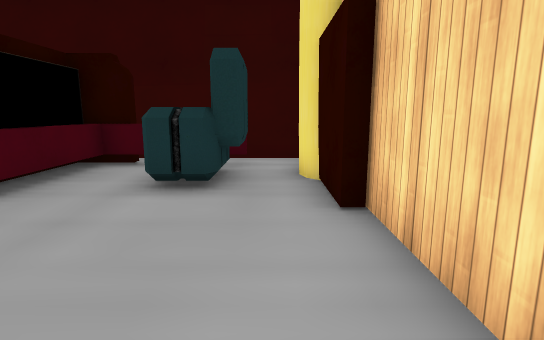
[1] (above)

12 first-person views from a walk through a 3-D level made in the Unity game engine. The camera is 1.3 m above the floor, tilts 10° down and sees 80° across. The floor is counted in squares, 1 m on a side. Each view is taken from the middle of a square. On the plan, view 1 faces up. The plan holds only what a view shows up to about 14 squares ahead; the rest is blank. The place goes on beyond the plan. The player is left out. Some surface patterns are stand-ins.

[2]
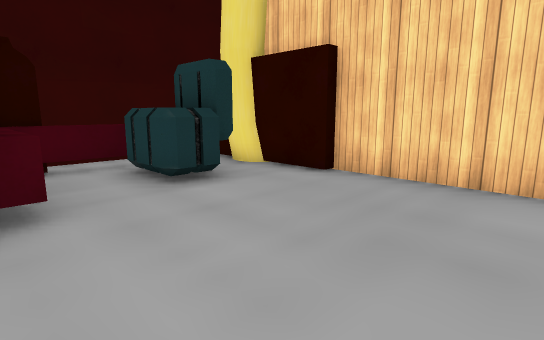

[3]
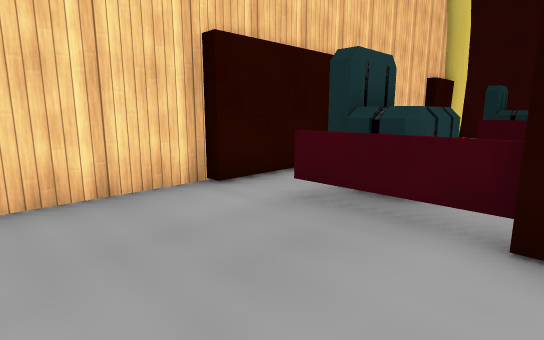

[4]
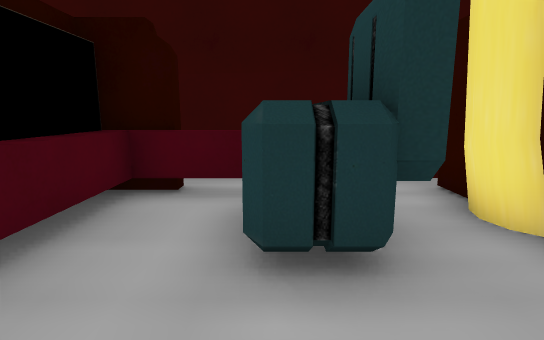

[5]
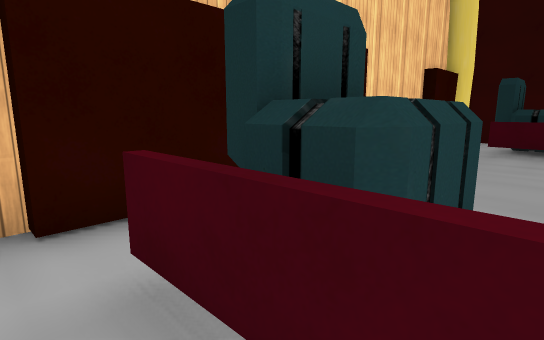

[6]
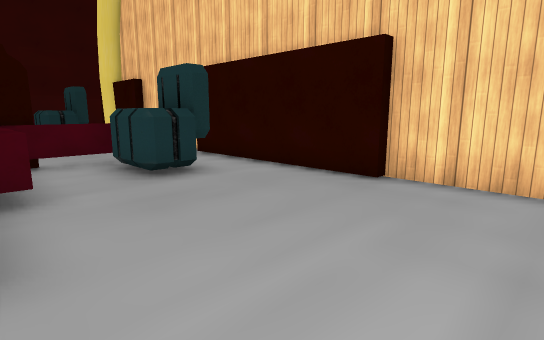

[7]
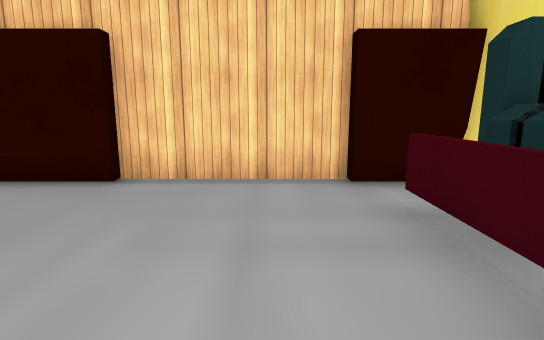

[8]
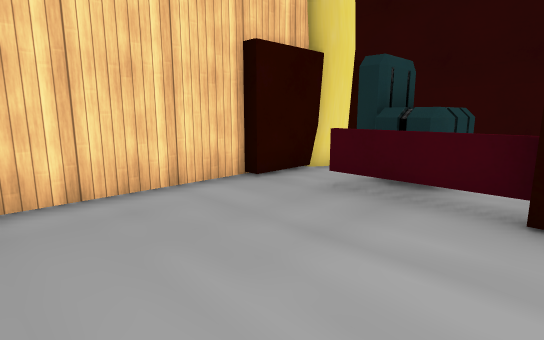

[9]
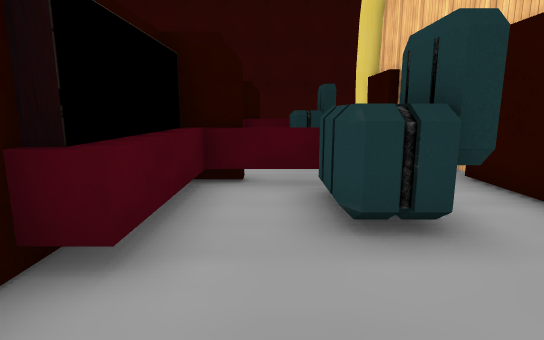

[10]
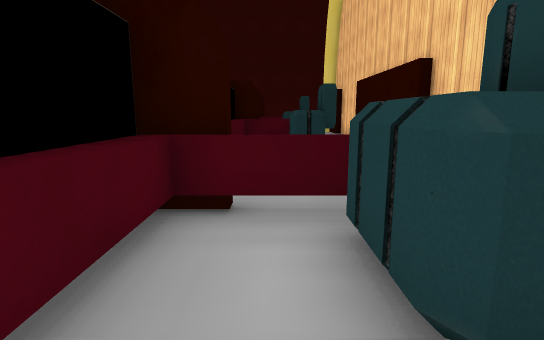

[11]
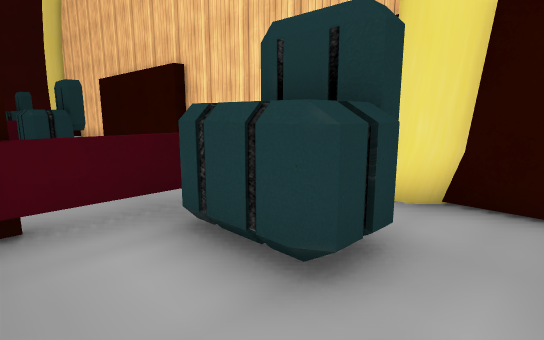

[12]
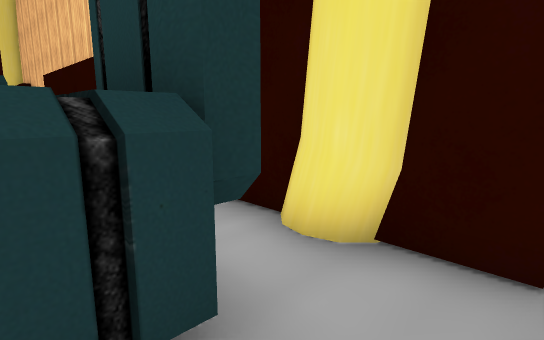

### Floor plan
Key: @ floor where view 1 was taken; # wall or solid block; x gap in a wall; . floor; = window, fence, low wall or low ledge; ^ raised ledge.
Columns run from 5 left of view 1 to 1 right of it. Each row starts with its distance up from view 1.
 10  ######
  9  ......
  8 ##===.#
  7 #^.^#.#
  6 #^.^#.#
  5 #^....#
  4  .....#
  3 ......#
  2 ......#
  1  .....#
  0 .....@#
 -1 ##===.#
 -2 #^.^#.#
 -3 #^.^#.#
 -4 #^....#
 -5 #.....#
 -6  .....#
 -7  .....#
 -8  .....#
 -9  .....#
-10 ......#
-11  .....#
-12 ##===.#
-13 #^.^#.#
-14 #^.^#.#
-15  ^....#
-16  .....x
-17   ####

Where each view was taken, in squares from view 1:
view 1: 0 up, 0 right, facing up
view 2: 0 up, 5 left, facing up-right
view 3: 3 up, 4 left, facing down-right
view 4: 3 up, 2 left, facing up
view 5: 0 up, 3 left, facing down-right
view 6: 10 down, 5 left, facing up-right
view 7: 10 down, 5 left, facing right
view 8: 7 down, 4 left, facing down-right
view 9: 7 down, 3 left, facing up
view 10: 16 down, 3 left, facing up
view 11: 16 down, 4 left, facing up-right
view 12: 16 down, 2 left, facing up-right
